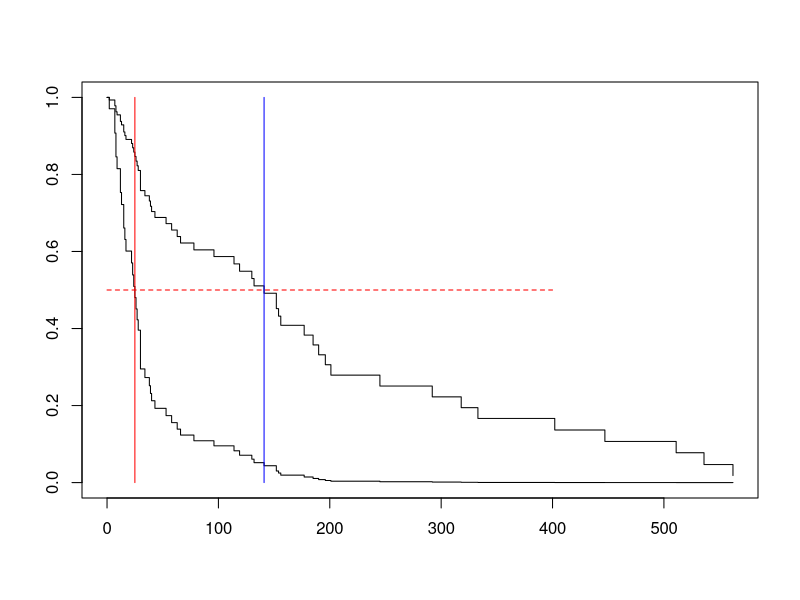
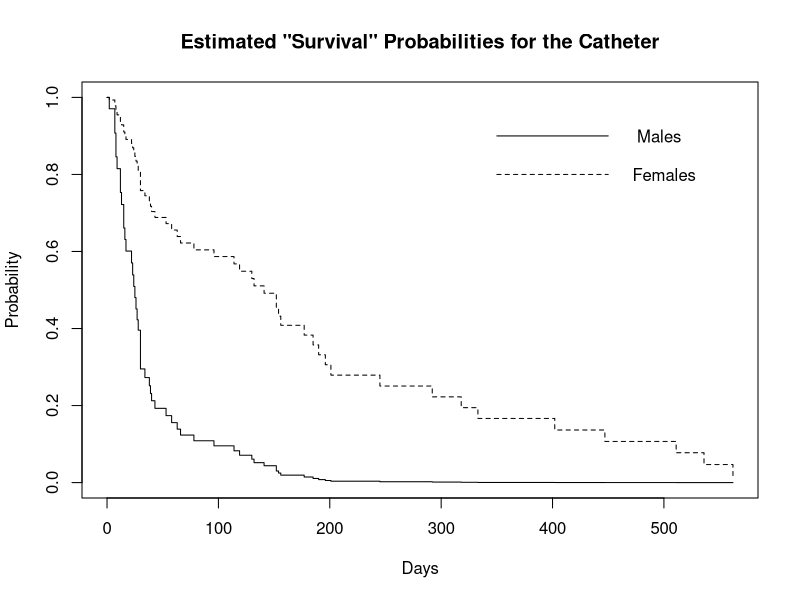
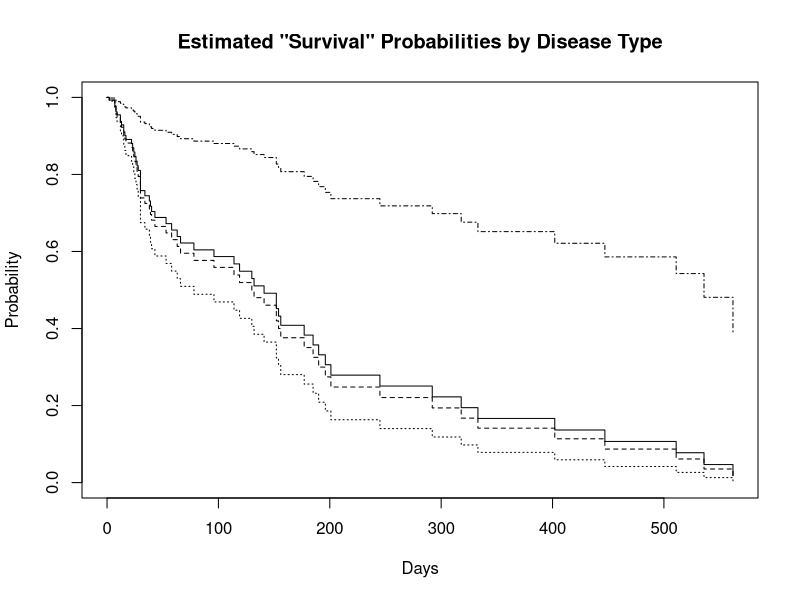
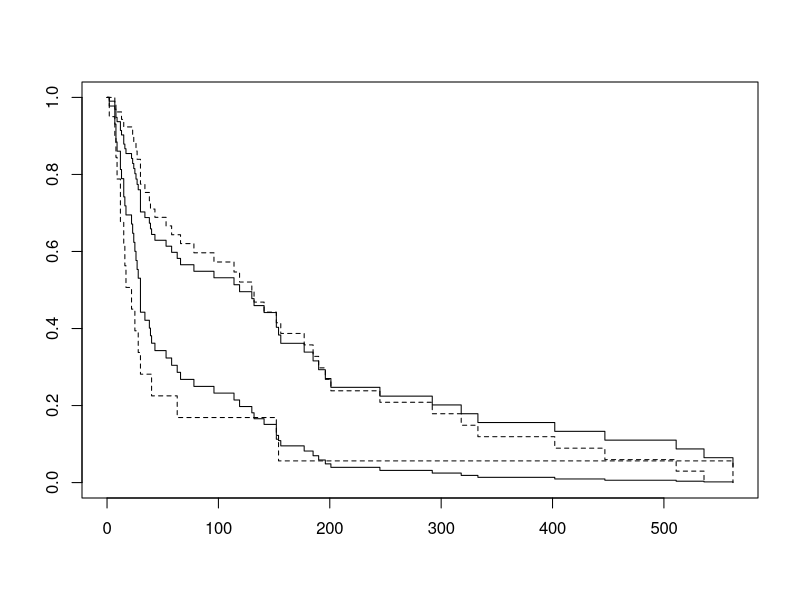
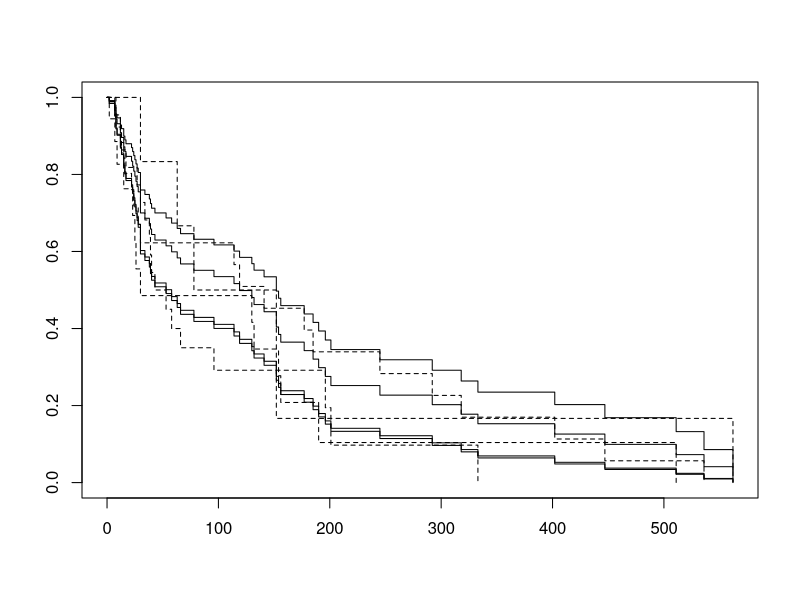
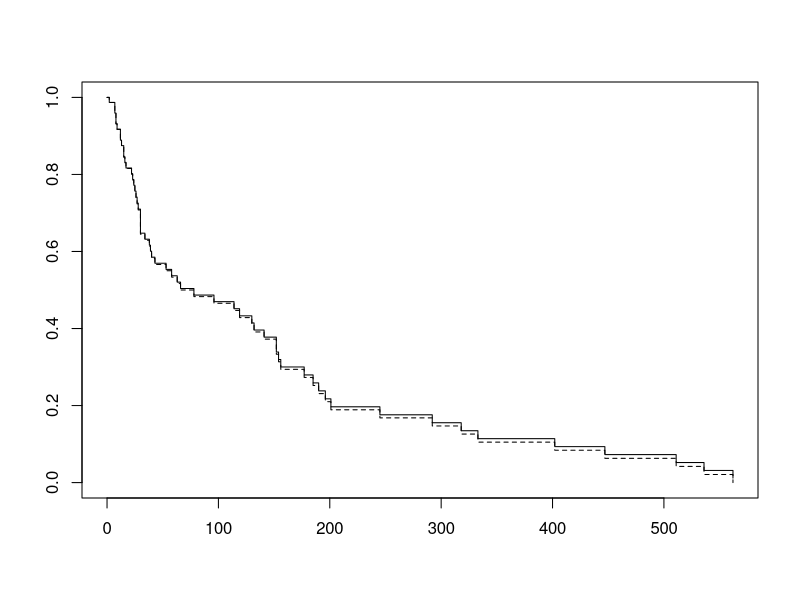

These charts were generated, in order, by the following R code:
rm(list=ls());  # options(scipen=999)
# install.packages("survival",dependencies=TRUE) # Only need to do this once
library(survival) # Do this every time

help(kidney) ### A description of the data set

# help(kidney)
head(kidney)
summary(kidney)

dim(kidney)

table(kidney$disease)

contrasts(kidney$disease)


# Make a new data frame with
     # 1=F, 0=M
     # age and frailty centered

Kidney = within(kidney,{
 sex = sex-1 # Indicator for female
 # Centering age and frailty
 age = age-mean(age)
 })

kmod1 = coxph( Surv(time,status) ~ age + sex + disease, data=Kidney)
summary(kmod1)
# Write out the hazard function for this model h(t)

# Are se(coef) labelled correctly?
se = sqrt(diag(vcov(kmod1))); se # Yes

# CI for the hazard ratio exp(beta1)
betahat = coef(kmod1); betahat

CIbeta1 = c(betahat[1]-1.96*se[1], betahat[1]+1.96*se[1]); CIbeta1

exp(CIbeta1)
# So summary is giving us confidence intervals for the hazard ratios,
# not the coefficients.


summary(kmod1)

# Class?
# (1) Estimated hazard of infection is ____ times as great for female as male
# (2) Estimated hazard of infection is ____ times as great for disease type AN as it is for Other.
# (3) Estimated hazard of infection is ____ times as great for disease type AN as it is for disease type PKD.
betahat = coef(kmod1); betahat


# Test disease type with  a partial likelihood ratio test
k2 = coxph( Surv(time,status) ~ age + sex, data=Kidney)
# Reduced model h(t)?
anova(k2,kmod1)
# Result?

# Comparing survival functions for males and females
# write out S(t)^hat
male = data.frame(age=0, sex=0, disease="Other") # An average guy
female = data.frame(age=0, sex=1, disease="Other") # An average gal
sexcomp = rbind(male,female); sexcomp

rownames(sexcomp) = c("M","F"); sexcomp

s1 = survfit(kmod1,newdata=sexcomp) # Provides the estiated baseline hazard h0(t) etc.
s1


ls(s1)

summary(s1)

head(s1$cumhaz) # H(t)


S = s1$surv[1:10,1] # Col 1 is males S(t)
H = s1$cumhaz[1:10,1] # Col 1 is males H(t)
Q = exp(-H) # Question: Is this the survival function?
cbind(H,S,Q)


#Check that Shat(t) for females is S0hat(t)^exp(beta1hat)
cbind(s1$surv[1:10,1],s1$surv[1:10,2],s1$surv[1:10,1]^exp(-1.483137252 ))


plot(s1)


# Try to locate the medians
xx = c(0,400); yy = c(.5,0.5)
lines(xx,yy,col="red",lty=2)
# Median for M = 25, F = 141 ?

xm = c(25,25); ym = c(0,1); lines(xm,ym,col="red")
xf = c(141,141); yf = c(0,1); lines(xf,yf,col="blue")

# How about a nicer plot?
plot(s1,lty = c(1,2),xlab="Days", ylab="Probability")
title('Estimated "Survival" Probabilities for the Catheter')

xm = c(350,450); ym = c(0.9,0.9); lines(xm,ym,lty=1)
text(500,0.9,"Males  ")

xf = c(350,450); yf = c(0.8,0.8); lines(xf,yf,lty=2)
text(500,0.8,"Females")



# Compare disease types, just for women
table(Kidney$disease)

Other = data.frame(age=0, sex=1, disease="Other", frail=0)
GN = data.frame(age=0, sex=1, disease="GN", frail=0)
AN = data.frame(age=0, sex=1, disease="AN", frail=0)
PKD = data.frame(age=0, sex=1, disease="PKD", frail=0)
discomp = rbind(Other, GN, AN, PKD)
rownames(discomp) = c("Other", "GN", "AN", "PKD")
discomp
s2 = survfit(kmod1,newdata=discomp); s2

summary(kmod1)

# Catheters for patients with PKD stay in longest.
# How about some pairwise comparisons?

s2

plot(s2,lty = 1:4,xlab="Days", ylab="Probability")
title('Estimated "Survival" Probabilities by Disease Type')
### Which disease type has the obvious favourable prognosis?



### Compare the estimated survival curves using coxph and 
### the Breslow estimate of H0(t)
### VS the survival curves estimate from the KM approach
### Both approaches stratify by sex only
kmod2 = coxph( Surv(time,status) ~ sex, data=Kidney)
plot(survfit(kmod2,newdata=sexcomp))
# KM Curves for the two sex categories.
lines(survfit(Surv(time,status) ~ sex ,data=Kidney),lty=2)




### extra

### Compare the estimated survival curves using coxph and 
### the Breslow estimate of H0(t)
### VS the survival curves estimate from the KM approach
### Both approaches stratify by diease only
kmod2 = coxph( Surv(time,status) ~ disease, data=Kidney)
plot(survfit(kmod2,newdata=discomp))
# KM Curves for the two sex categories.
lines(survfit(Surv(time,status) ~ disease ,data=Kidney),lty=2)
### ignoring sex, there is no association with disease type.




kmod3 = coxph( Surv(time,status) ~ 1, data=Kidney)
plot(survfit(kmod3),conf.int = FALSE)
# KM Curves for the two sex categories.
lines(survfit(Surv(time,status) ~ 1 ,data=Kidney),lty=2,conf.int = F)

